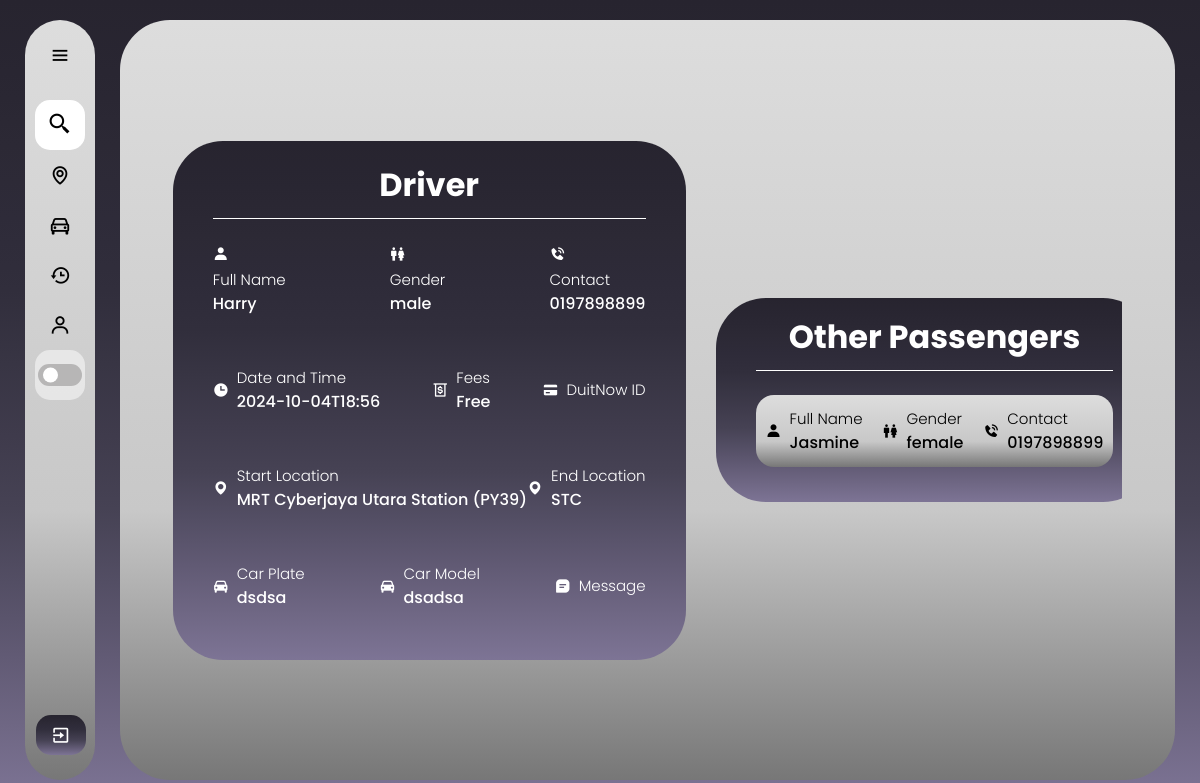
Screenshot of /match_drivers/1 (signed in) with the database file from the repository.
### web/models.py (models this page shows)
class Profile(db.Model):
    id = db.Column(db.Integer, primary_key=True)
    fullName = db.Column(db.String(150))
    gender = db.Column(db.String(100), nullable=False)
    birthyear=db.Column(db.String(15), nullable=False)
    contact = db.Column(db.String(15), nullable=False)
    status = db.Column(db.String(20), nullable=False, default='APPROVING')
    profile_pic = db.Column(db.String(200), default="default.jpg")  # Make sure this column is present
    user_id = db.Column(db.Integer, db.ForeignKey('user.id'), nullable=False)

class Rides(db.Model):
    id = db.Column(db.Integer, primary_key=True)
    dateandTime = db.Column(db.String(50), nullable=False)
    start_location = db.Column(db.String(100), nullable=False)
    start_location_lat = db.Column(db.Float, nullable=True)  # Nullable
    start_location_lng = db.Column(db.Float, nullable=True)  # Nullable
    end_location = db.Column(db.String(100), nullable=False)
    end_location_lat = db.Column(db.Float, nullable=True)  # Nullable
    end_location_lng = db.Column(db.Float, nullable=True)  # Nullable
    carplate = db.Column(db.String(20), nullable=False)
    carmodel = db.Column(db.String(50), nullable=False)
    totalperson = db.Column(db.Integer, nullable=False)
    fees = db.Column(db.String(50), nullable=False)
    duitnowid = db.Column(db.String(50), nullable=True)  # Nullable
    message = db.Column(db.Text, nullable=True)  # Nullable
    status = db.Column(db.String(50), nullable=False)
    user_id = db.Column(db.Integer, db.ForeignKey('user.id'), nullable=False)
    passenger_matches = db.relationship('PassengerMatch', foreign_keys='PassengerMatch.driver_id', backref='driver_post', lazy=True)

class PassengerMatch(db.Model):
    id = db.Column(db.Integer, primary_key=True)
    passenger_id = db.Column(db.Integer, db.ForeignKey('user.id'), nullable=False)
    driver_id = db.Column(db.Integer, db.ForeignKey('rides.id'), nullable=False)
    payment_proof_id = db.Column(db.Integer, db.ForeignKey('payment_proof.id'), nullable=True)
    status = db.Column(db.String(20), nullable=False, default='APPROVING')
    passenger = db.relationship('User', foreign_keys=[passenger_id], backref='matches_as_passenger')
    driver = db.relationship('Rides', foreign_keys=[driver_id], backref='matches_as_driver')
    payment_proof = db.relationship('PaymentProof', backref='matches', lazy=True)

### web/routes.py (the view)
@bp.route('/match_drivers/<int:driver_id>')
@login_required
def match_drivers(driver_id):
    profile = Profile.query.filter_by(user_id=current_user.id).first()
    driver = Rides.query.get_or_404(driver_id)
    profiles = Profile.query.all()
    profile_dict = {profile.user_id: profile for profile in profiles}
    passengers = PassengerMatch.query.filter_by(driver_id=driver_id, status='PAYMENT PENDING' ).all()
    passengers_review = PassengerMatch.query.filter_by(driver_id=driver_id, status='PENDING REVIEW' ).all()
    passengers_approving = PassengerMatch.query.filter_by(driver_id=driver_id, status='APPROVING' ).all()
    passengers_completed = PassengerMatch.query.filter_by(driver_id=driver_id, status='COMPLETED' ).all()
    passengers_confirmed = PassengerMatch.query.filter_by(driver_id=driver_id, status='CONFIRMED' ).all()
    return render_template('match_driver.html',
                           driver=driver,
                            passengers=passengers,
                            profile_dict=profile_dict,profile=profile,
                            passengers_approving=passengers_approving,
                            passengers_completed=passengers_completed,
                            passengers_confirmed=passengers_confirmed,
                            passengers_review=passengers_review)

### web/templates/match_driver.html (shortened to what this page needs)
{% extends "base.html" %}
{% block content %}
<!DOCTYPE html>
<html lang="en">
<head>
    <link rel="stylesheet" href="../static/match_driver.css">
    <link href='https://unpkg.com/boxicons@2.1.4/css/boxicons.min.css' rel='stylesheet'>
</head>
<body>
    <div class="container">
        <div class="size">
            <div class="box">
                <div class="driver">
                    <div class="header">
                        <h1>Driver</h1>
                    </div>
                    <div class="details">
                        <div class="row">
                            <div class="info">
                                <i class='bx bxs-user'></i>
                                <h3>Full Name</h3>
                                <p>{{ profile_dict[driver.user_id].fullName }}</p>
                            </div>
                            <div class="info">
                                <i class='bx bx-male-female'></i>
                                <h3>Gender</h3>
                                <p>{{ profile_dict[driver.user_id].gender }}</p>
                            </div>
                            <div class="info">
                                <i class='bx bxs-phone-call'></i>
                                <h3>Contact</h3>
                                <p>{{ profile_dict[driver.user_id].contact }}</p>
                            </div>
                        </div>
                        <div class="row">
                            <div class="info_left-right">
                                <i class='bx bxs-time' ></i>
                                <div class="info_up-down">
                                    <h3>Date and Time</h3>
                                    <p>{{ driver.dateandTime }}</p>
                                </div>
                            </div>
                            <div class="info_left-right">
                                <i class='bx bx-money-withdraw' ></i>
                                <div class="info_up-down">
                                    <h3>Fees</h3>
                                    <p>{{ driver.fees }}</p>
                                </div>
                            </div>
                            <div class="info_left-right">
                                <i class='bx bxs-credit-card'></i>
                                <div class="info_up-down">
                                    <h3>DuitNow ID</h3>
                                </div>
                            </div>
                        </div>
                        <div class="row">
                            <div class="info_left-right">
                                <i class='bx bxs-map'></i>
                                <div class="info_up-down">
                                    <h3>Start Location</h3>
                                    <p>{{ driver.start_location }}</p>
                                </div>
                            </div>
                            <div class="info_left-right">
                                <i class='bx bxs-map'></i>
                                <div class="info_up-down">
                                    <h3>End Location</h3>
                                    <p>{{ driver.end_location }}</p>
                                </div>
                            </div>
                        </div>
                        <div class="row">
                            <div class="info_left-right">
                                <i class='bx bxs-car'></i>
                                <div class="info_up-down">
                                    <h3>Car Plate</h3>
                                    <p>{{ driver.carplate }}</p>
                                </div>
                            </div>
                            <div class="info_left-right">
                                <i class='bx bxs-car'></i>
                                <div class="info_up-down">
                                    <h3>Car Model</h3>
                                    <p>{{ driver.carmodel }}</p>
                                </div>
                            </div>
                            <div class="info_left-right">
                                <i class='bx bxs-message-square-detail'></i>
                                <div class="info_up-down">
                                    <h3>Message</h3>
                                </div>
                            </div>
                        </div>
                    </div>
                </div>
                <div class="passenger">
                    <div class="header">
                        <h1>Other Passengers</h1>
                    </div>
                    <div class="details">
                        {% for passenger in passengers %}
                        <div class="seperate">
                            <div class="info_left-right">
                                <i class='bx bxs-user'></i>
                                <div class="info_up-down">
                                    <h3>Full Name</h3>
                                    <p>{{ profile_dict[passenger.passenger_id].fullName }}</p>
                                </div>
                            </div>
                            <div class="info_left-right">
                                <i class='bx bx-male-female'></i>
                                <div class="info_up-down">
                                    <h3>Gender</h3>
                                    <p>{{ profile_dict[passenger.passenger_id].gender }}</p>
                                </div>
                            </div>
                            <div class="info_left-right">
                                <i class='bx bxs-phone-call'></i>
                                <div class="info_up-down">
                                    <h3>Contact</h3>
                                    <p>{{ profile_dict[passenger.passenger_id].contact }}</p>
                                </div>
                            </div>
                        </div>
                        {% endfor %}
                    </div>
                </div>
            </div>
        </div>
    </div>
</body>
</html>
{% endblock %}

### web/static/base.css (style rules this page uses)
* { margin: 0; padding: 0; box-sizing: border-box; font-family: "poppins"; }
:root { --background-color: linear-gradient(to bottom, #27242f, #292632, #2c2935, #2e2b39, #312e3c, #383544, #3f3b4c, #464254, #534e64, #615a74, #6f6784, #7d7495); --box-color: linear-gradient(180deg, #DDDDDD 0%, #C8C8C8 64.5%, #777777 100%); --text-color: black; --toggle-color: white; --mode-background: rgba(255, 255, 255, 0.5); --box-shadow: 5px 5px 10px rgba(0, 0, 0, 0.5); --scroll: #0004; }
body { position: relative; min-height: 100vh; width: 100%; overflow: hidden; background: var(--background-color) fixed; }

### web/static/match_driver.css (style rules this page uses)
* { margin: 0; padding: 0; box-sizing: border-box; font-family: "poppins"; }
:root { --background-color: linear-gradient(to bottom, #27242f, #292632, #2c2935, #2e2b39, #312e3c, #383544, #3f3b4c, #464254, #534e64, #615a74, #6f6784, #7d7495); --box-color: linear-gradient(180deg, #DDDDDD 0%, #C8C8C8 64.5%, #777777 100%); --text-color: black; --toggle-color: white; --mode-background: rgba(255, 255, 255, 0.5); --box-shadow: 5px 5px 10px rgba(0, 0, 0, 0.5); --box-shadow2: 10px 10px 20px rgba(0, 0, 0, 0.5); --table-header: #2424242f; --table-data: #0000000b; --table-hover: #fff6; --btn: rgba(0, 0, 0, 0.7); --scroll: #0004; }
body { position: relative; min-height: 100vh; width: 100%; }
.container { position: absolute; top: 20px; bottom: 20px; left: 120px; right: 25px; background: var(--box-color); border-radius: 50px; transition: all 0.5s ease; display: flex; justify-content: center; align-items: center; }
.size { width: 90%; max-height: calc(85% - .8rem); margin: .8rem auto; color: var(--text-color); overflow-y: auto; overflow-x: auto; white-space: nowrap; transition: all 0.5s ease; }
.box { display: flex; gap: 30px; justify-content: space-evenly; align-items: center; }
.driver { color: var(--toggle-color); background: var(--background-color); width: 540px; border-radius: 50px; padding: 20px 40px 0 40px; }
h1 { border-bottom: 1px solid; padding-bottom: 9px; text-align: center; }
.details { padding-top: 24px; }
.row { display: flex; justify-content: space-between; margin-bottom: 50px; }
h3 { font-size: 15px; font-weight: 300; }
p { font-size: 16px; font-weight: 500; }
.info_left-right { display: flex; align-items: center; gap: 8px; }
.passenger { color: var(--toggle-color); background: var(--background-color); width: 550px; border-radius: 50px; padding: 15px 40px; }
.seperate { color: var(--text-color); background: var(--box-color); border-radius: 18px; padding: 12px 10px; display: flex; justify-content: space-around; margin-bottom: 20px; gap: 20px; }

### rows the page displays
Profile: fullName "Harry", gender "male", contact "0197898899"
Rides: dateandTime "2024-10-04T18:56", fees "Free", start_location "MRT Cyberjaya Utara Station (PY39)", end_location "STC", carplate "dsdsa", carmodel "dsadsa"
Profile: fullName "Jasmine", gender "female", contact "0197898899"
